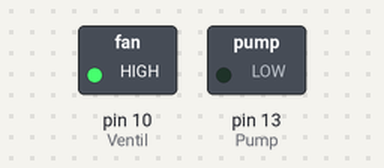
This sketch was run on a simulated Arduino Uno, built with avr-gcc and run on an emulated ATmega328P. On the bench: switched loads named in the sketch (green lamp = pin HIGH).

Above: at 0.1 s.
Timing chart, 0 to 1.6 s (numbered marks = the images above):
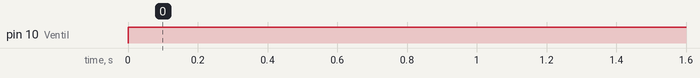

The sketch:

oppnaVentil.ino
```cpp
void setup() {
  // put your setup code here, to run once:
  pinMode(10,OUTPUT);//Ventil
  pinMode(13,OUTPUT);//Pump
  digitalWrite(13,LOW);
}

void loop() {
  digitalWrite(10,HIGH);

  // put your main code here, to run repeatedly:
}
```

Measured:
- by itself, pin 10 (Ventil): LOW → HIGH at 0.00 s
